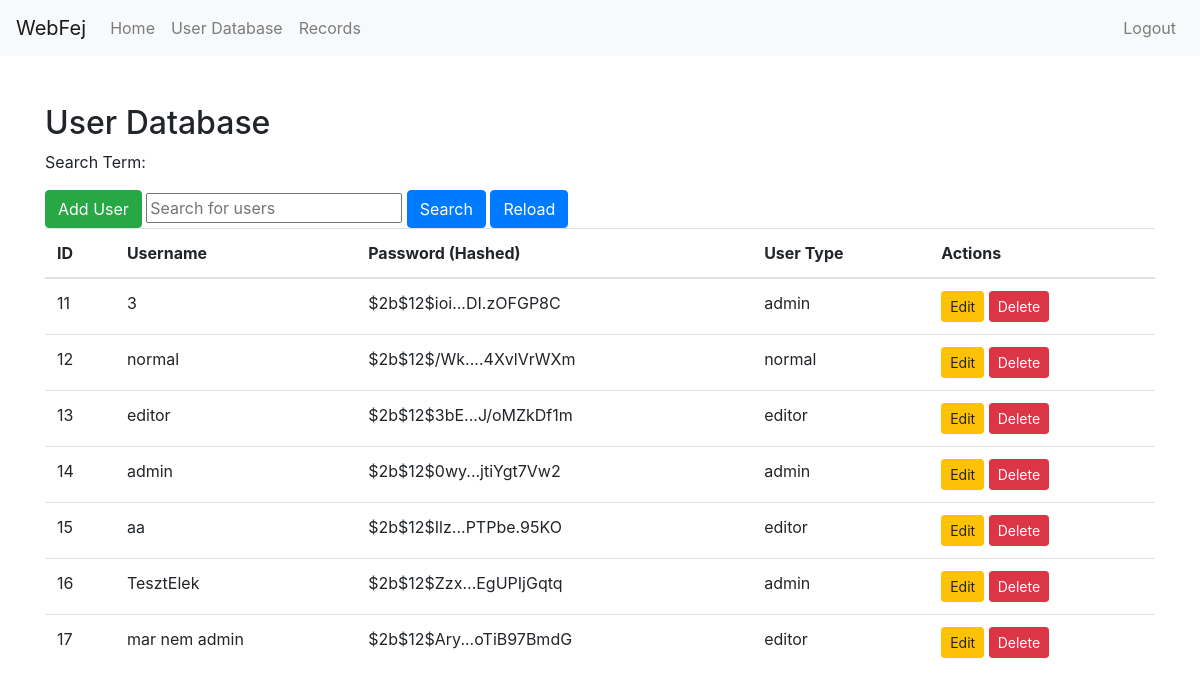
/user_database (signed in), run on the app's committed database.
### app.py (models this page shows, shortened)
class User(UserMixin, db.Model):
    id = db.Column(db.Integer, primary_key=True)
    username = db.Column(db.String(20), unique=True, nullable=False)
    password = db.Column(db.String(60), nullable=False)
    user_type = db.Column(db.String(10), default='normal')
    def get_timeout(self):
        if self.user_type == 'admin':
            return int(timedelta(minutes=30).total_seconds())
        elif self.user_type == 'editor':
            return int(timedelta(minutes=15).total_seconds())
        else:
            return None  # Use the default Flask session behavior

### app.py (the view)
@app.route('/user_database')
@login_required
def user_database():
    search_term = request.args.get('search', '')
    if current_user.user_type != 'admin':
        flash('You do not have permission to access the user database.', 'danger')
        return redirect(url_for('home'))
    users = User.query.all()
    if search_term:
        users = [user for user in users if search_term.lower() in user.username.lower()]
    add_user_form = AddUserForm()
    return render_template('user_database.html', users=users, add_user_form=add_user_form)

### app.py
class AddUserForm(FlaskForm):
    username = StringField('Username', validators=[DataRequired()])
    password = PasswordField('Password', validators=[DataRequired()])
    user_type = SelectField('User Type', choices=[('normal', 'Normal'), ('editor', 'Editor'), ('admin', 'Admin')], validators=[DataRequired()])
    submit = SubmitField('Add User')

### app.py (called while the page is built)
@login_manager.user_loader
def load_user(user_id):
    return User.query.get(int(user_id))

### templates/user_database.html (shortened to what this page needs)
{% extends 'layout.html' %}
{% block content %}
  <h2>User Database</h2>
  <p>Search Term: {{ search_term }}</p>
  <button type="button" class="btn btn-success" data-toggle="modal" data-target="#addUserModal">
    Add User
  </button>
  <input type="text" id="searchInput" placeholder="Search for users">
  <button type="button" class="btn btn-primary" onclick="searchUsers()">Search</button>
  <a href="{{ url_for('user_database') }}" class="btn btn-primary">Reload</a>
  <table class="table">
    <thead>
      <tr>
        <th>ID</th>
        <th>Username</th>
        <th>Password (Hashed)</th>
        <th>User Type</th>
        <th>Actions</th>
      </tr>
    </thead>
    <tbody>
      {% for user in users %}
        <tr>
          <td>{{ user.id }}</td>
          <td>{{ user.username }}</td>
          <td>{{ user.password[:10] }}...{{ user.password[-10:] }}</td>
          <td>{{ user.user_type }}</td>
          <td>
            <button type="button" class="btn btn-warning btn-sm" data-toggle="modal" data-target="#editUserModal{{ user.id }}">
              Edit
            </button>
            <button class="btn btn-danger btn-sm" data-toggle="modal" data-target="#deleteUserModal-{{ user.id }}">
              Delete
            </button>
          </td>
        </tr>
      {% endfor %}
    </tbody>
  </table>
</div>
{% endblock %}

### templates/layout.html (shortened to what this page needs)
<!DOCTYPE html>
<html lang="en">
<head>
    <link rel="stylesheet" href="https://maxcdn.bootstrapcdn.com/bootstrap/4.5.2/css/bootstrap.min.css">
    <link rel="stylesheet" href="{{ url_for('static', filename='css/style.css') }}">
</head>
<body>
    <nav class="navbar navbar-expand-lg navbar-light bg-light">
        <a class="navbar-brand" href="#">WebFej</a>
        <div class="collapse navbar-collapse" id="navbarNav">
            <ul class="navbar-nav mr-auto">
                <li class="nav-item">
                    <a class="nav-link" href="{{ url_for('home') }}">Home</a>
                </li>
                {% if current_user.is_authenticated %}
                    {% if current_user.user_type == 'admin' %}
                        <li class="nav-item">
                            <a class="nav-link" href="{{ url_for('user_database') }}">User Database</a>
                        </li>
                    {% endif %}
                    <li class="nav-item">
                        <a class="nav-link" href="{{ url_for('records') }}">Records</a>
                    </li>
                {% endif %}
            </ul>
            <ul class="navbar-nav ml-auto">
                {% if current_user.is_authenticated %}
                    <li class="nav-item">
                        <a class="nav-link" href="{{ url_for('logout') }}">Logout</a>
                    </li>
                {% endif %}
            </ul>
        </div>
    </nav>
    <div class="container mt-5">
        {% block content %}{% endblock %}
</body>
</html>

### data on the page
User: id "11", username "3", password "$2b$12$ioi", password "DI.zOFGP8C", user_type "admin"
User: id "12", username "normal", password "$2b$12$/Wk", password ".4XvlVrWXm", user_type "normal"
User: id "13", username "editor", password "$2b$12$3bE", password "J/oMZkDf1m", user_type "editor"
User: id "14", username "admin", password "$2b$12$0wy", password "jtiYgt7Vw2", user_type "admin"
User: id "15", username "aa", password "$2b$12$Ilz", password "PTPbe.95KO", user_type "editor"
User: id "16", username "TesztElek", password "$2b$12$Zzx", password "EgUPIjGqtq", user_type "admin"
User: id "17", username "mar nem admin", password "$2b$12$Ary", password "oTiB97BmdG", user_type "editor"
